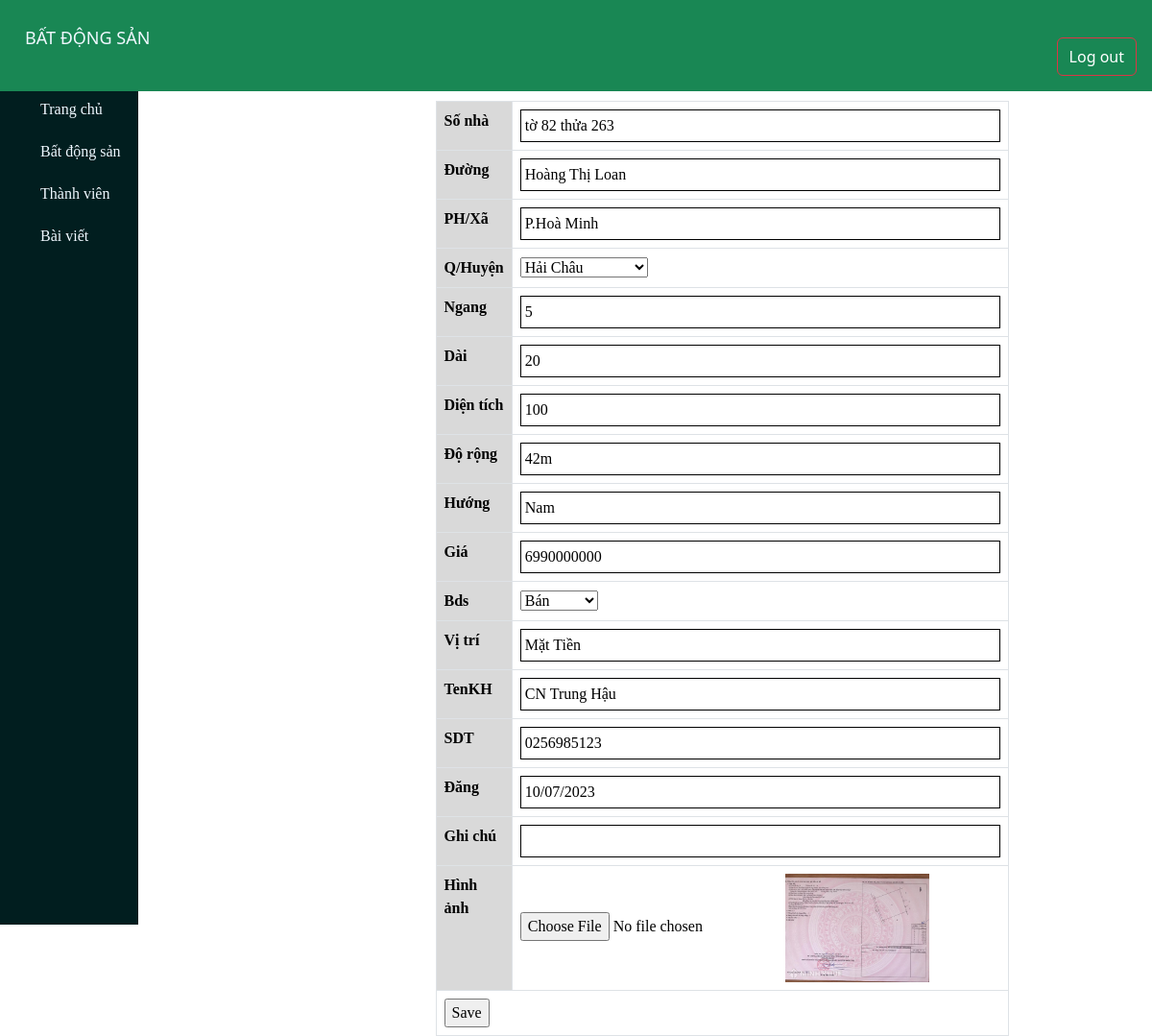
Screenshot of /data.php?action=data&query=sua&iddanhmuc=186 with the database file from the repository.
### tables this page shows
CREATE TABLE `tbl_danhmuc` (
  `id_danhmuc` int(11) NOT NULL,
  `sonha` varchar(100) NOT NULL,
  `duong` varchar(100) NOT NULL,
  `xa` varchar(100) NOT NULL,
  `huyen` varchar(100) NOT NULL,
  `ngang` varchar(100) NOT NULL,
  `dai` varchar(100) NOT NULL,
  `dientich` varchar(100) NOT NULL,
  `dorong` varchar(11) NOT NULL,
  `huong` varchar(100) NOT NULL,
  `gia` varchar(100) NOT NULL,
  `bds` varchar(50) NOT NULL,
  `vitri` varchar(100) NOT NULL,
  `ten` varchar(50) NOT NULL,
  `dang` varchar(50) NOT NULL,
  `hinhanh` varchar(100) NOT NULL,
  `ghichu` varchar(100) NOT NULL,
  `sdt` varchar(20) NOT NULL
);

### modules/data/update_data.php (the view, shortened to what this page needs)
<?php
    $sql_sua_danhmucsp = "SELECT * FROM tbl_danhmuc    where id_danhmuc='$_GET[iddanhmuc]' LIMIT 1";
    $query_sua_danhmucsp = mysqli_query($mysqli,$sql_sua_danhmucsp);
?>
<table class="table table-bordered" style="  margin-left:300px; ">
    <form method="POST" action="modules/data/controll_data.php?iddanhmuc=<?php echo $_GET['iddanhmuc'] ?>" enctype="multipart/form-data">
        <?php
        while($dong = mysqli_fetch_array($query_sua_danhmucsp)){
        ?>
        <tr>
            <th style="background: #d9d9d9">Số nhà </th>
            <td><input type="text"  value="<?php echo $dong['sonha'] ?>" name="sonha" style="padding: 4px; border: 1px solid #000000; width: 500px;"></td>
        </tr>
        <tr>
            <th style="background: #d9d9d9">Đường</th>
            <td><input type="text"  value="<?php echo $dong['duong'] ?>" name="duong" style="padding: 4px; border: 1px solid #000000; width: 500px;"></td>
        </tr>
        <tr>
            <th style="background: #d9d9d9">PH/Xã</th>
            <td><input type="text"  value="<?php echo $dong['xa'] ?>" name="xa" style="padding: 4px; border: 1px solid #000000; width: 500px;"></td>
        </tr>
        <tr>
            <th style="background: #d9d9d9">Q/Huyện</th>
            <td>
            <select name="huyen">
                    <?php
                        if($row['huyen']==0){
                    ?>
                        <option value="0" selected>Hải Châu </option>
                                         <?php
                                        }
                            ?>
                </select>
            </td>
        </tr>
        <tr>
            <th style="background: #d9d9d9">Ngang</th>
            <td><input type="text"  value="<?php echo $dong['ngang'] ?>" name="ngang" style="padding: 4px; border: 1px solid #000000; width: 500px;"></td>
        </tr>
        <tr>
            <th style="background: #d9d9d9">Dài</th>
            <td><input type="text"  value="<?php echo $dong['dai'] ?>" name="dai" style="padding: 4px; border: 1px solid #000000; width: 500px;"></td>
        </tr>
        <tr>
            <th style="background: #d9d9d9">Diện tích</th>
            <td><input type="text"  value="<?php echo $dong['dientich'] ?>" name="dientich" style="padding: 4px; border: 1px solid #000000; width: 500px;"></td>
        </tr>
        <tr>
            <th style="background: #d9d9d9">Độ rộng</th>
            <td><input type="text"  value="<?php echo $dong['dorong'] ?>" name="dorong" style="padding: 4px; border: 1px solid #000000; width: 500px;"></td>
        </tr>
        <tr>
            <th style="background: #d9d9d9">Hướng</th>
            <td><input type="text"  value="<?php echo $dong['huong'] ?>" name="huong" style="padding: 4px; border: 1px solid #000000; width: 500px;"></td>
        </tr>
        <tr>
            <th style="background: #d9d9d9">Giá</th>
            <td><input type="text"  value="<?php echo $dong['gia'] ?>" name="gia" style="padding: 4px; border: 1px solid #000000; width: 500px;"></td>
        </tr>
        <tr>
            <th style="background: #d9d9d9">Bds</th>
            <td>
            <select name="bds">
                    <?php
                        if($row['bds']==0){
                    ?>
                        <option value="0" selected>Bán</option>
                        <?php
                        }elseif($row['bds']==1){
                        ?>
                        <option value="0" >Bán</option>
                        <option value="1" selected>Cho thuê</option>
                        <?php
                        }
                        ?>
            </td>
        </tr>
        <tr>
            <th style="background: #d9d9d9">Vị trí</th>
            <td><input type="text"  value="<?php echo $dong['vitri'] ?>" name="vitri" style="padding: 4px; border: 1px solid #000000; width: 500px;"></td>
        </tr>
        <tr>
            <th style="background: #d9d9d9">TenKH</th>
            <td><input type="text"  value="<?php echo $dong['ten'] ?>" name="ten" style="padding: 4px; border: 1px solid #000000; width: 500px;"></td>
        </tr>
        <tr>
            <th style="background: #d9d9d9">SDT</th>
            <td><input type="text"  value="<?php echo $dong['sdt'] ?>" name="sdt" style="padding: 4px; border: 1px solid #000000; width: 500px;"></td>
        </tr>
        <tr>
            <th style="background: #d9d9d9">Đăng</th>
            <td><input type="text"  value="<?php echo $dong['dang'] ?>" name="dang" style="padding: 4px; border: 1px solid #000000; width: 500px;"></td>
        </tr>
        <tr>
            <th style="background: #d9d9d9">Ghi chú </th>
            <td><input type="text"  value="<?php echo $dong['ghichu'] ?>" name="ghichu" style="padding: 4px; border: 1px solid #000000; width: 500px;"></td>
        </tr>
        <tr>
            <th style="background: #d9d9d9">Hình ảnh</th>
            <th>
                <input type="file"  value="<?php echo $dong['hinhanh'] ?>" name="hinhanh">
                <img src="modules/data/uploads/<?php echo $dong ['hinhanh']?>" width="150px">
            </th>
        </tr>
        <tr>
            <td colspan="16"><input type="submit" name="suadanhmuc" value="Save"></td>
        </tr>
        <?php
        }
        ?>
  </form>
</table>

### data.php (style rules this page uses)
body { margin: 0; padding: 0; background-image: url('image/hinh2.jpg'); }

### rows the page displays
tbl_danhmuc: sonha "tờ 82 thửa 263", duong "Hoàng Thị Loan", xa "P.Hoà Minh", ngang "5", dai "20", dientich "100", dorong "42m", huong "Nam", gia "6990000000", vitri "Mặt Tiền", ten "CN Trung Hậu", sdt "0256985123", dang "10/07/2023", hinhanh (picture)
